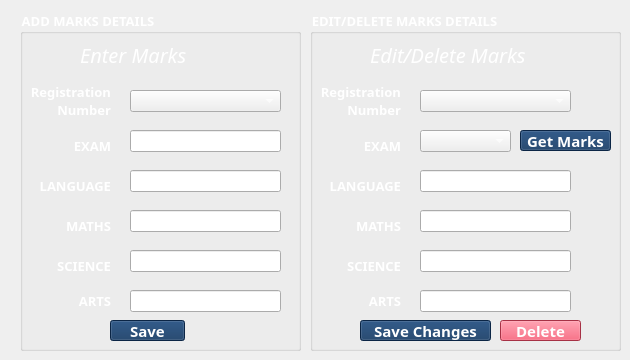
    <widget class="QWidget" name="tab_5">
     <attribute name="title">
      <string>Marks</string>
     </attribute>
     <widget class="QGroupBox" name="groupBox">
      <property name="geometry">
       <rect>
        <x>20</x>
        <y>10</y>
        <width>281</width>
        <height>341</height>
       </rect>
      </property>
      <property name="font">
       <font>
        <family>Poppins Black</family>
        <pointsize>10</pointsize>
        <bold>true</bold>
       </font>
      </property>
      <property name="styleSheet">
       <string notr="true">color: rgb(255, 255, 255);</string>
      </property>
      <property name="title">
       <string>ADD MARKS DETAILS</string>
      </property>
      <widget class="QLabel" name="label_31">
       <property name="geometry">
        <rect>
         <x>10</x>
         <y>20</y>
         <width>41</width>
         <height>41</height>
        </rect>
       </property>
       <property name="text">
        <string/>
       </property>
       <property name="pixmap">
        <pixmap>../src/exam.png</pixmap>
       </property>
       <property name="scaledContents">
        <bool>true</bool>
       </property>
      </widget>
      <widget class="QLabel" name="label_32">
       <property name="geometry">
        <rect>
         <x>60</x>
         <y>30</y>
         <width>201</width>
         <height>29</height>
        </rect>
       </property>
       <property name="font">
        <font>
         <family>Poppins</family>
         <pointsize>15</pointsize>
         <italic>true</italic>
         <bold>false</bold>
         <kerning>true</kerning>
        </font>
       </property>
       <property name="layoutDirection">
        <enum>Qt::LeftToRight</enum>
       </property>
       <property name="styleSheet">
        <string notr="true">color: rgb(255, 255, 255);</string>
       </property>
       <property name="text">
        <string>Enter Marks</string>
       </property>
       <property name="scaledContents">
        <bool>true</bool>
       </property>
       <property name="alignment">
        <set>Qt::AlignLeading|Qt::AlignLeft|Qt::AlignVCenter</set>
       </property>
      </widget>
      <widget class="QComboBox" name="comboBox_6">
       <property name="geometry">
        <rect>
         <x>110</x>
         <y>80</y>
         <width>151</width>
         <height>22</height>
        </rect>
       </property>
       <property name="font">
        <font>
         <family>Poppins SemiBold</family>
         <pointsize>10</pointsize>
        </font>
       </property>
       <property name="styleSheet">
        <string notr="true">color: rgb(255, 255, 255);
gridline-color: rgb(255, 255, 255);
selection-color: rgb(15, 52, 96);
border-color: rgb(255, 255, 255);</string>
       </property>
      </widget>
      <widget class="QLabel" name="label_33">
       <property name="geometry">
        <rect>
         <x>10</x>
         <y>60</y>
         <width>81</width>
         <height>61</height>
        </rect>
       </property>
       <property name="font">
        <font>
         <family>Poppins</family>
         <pointsize>10</pointsize>
         <italic>false</italic>
         <bold>true</bold>
         <kerning>true</kerning>
        </font>
       </property>
       <property name="layoutDirection">
        <enum>Qt::LeftToRight</enum>
       </property>
       <property name="styleSheet">
        <string notr="true">color: rgb(255, 255, 255);</string>
       </property>
       <property name="text">
        <string>Registration Number</string>
       </property>
       <property name="scaledContents">
        <bool>true</bool>
       </property>
       <property name="alignment">
        <set>Qt::AlignRight|Qt::AlignTrailing|Qt::AlignVCenter</set>
       </property>
       <property name="wordWrap">
        <bool>true</bool>
       </property>
      </widget>
      <widget class="QLabel" name="label_34">
       <property name="geometry">
        <rect>
         <x>50</x>
         <y>110</y>
         <width>41</width>
         <height>51</height>
        </rect>
       </property>
       <property name="font">
        <font>
         <family>Poppins</family>
         <pointsize>10</pointsize>
         <italic>false</italic>
         <bold>true</bold>
         <kerning>true</kerning>
        </font>
       </property>
       <property name="layoutDirection">
        <enum>Qt::LeftToRight</enum>
       </property>
       <property name="styleSheet">
        <string notr="true">color: rgb(255, 255, 255);</string>
       </property>
       <property name="text">
        <string>EXAM</string>
       </property>
       <property name="scaledContents">
        <bool>true</bool>
       </property>
       <property name="alignment">
        <set>Qt::AlignRight|Qt::AlignTrailing|Qt::AlignVCenter</set>
       </property>
      </widget>
      <widget class="QLineEdit" name="lineEdit_14">
       <property name="geometry">
        <rect>
         <x>110</x>
         <y>120</y>
         <width>151</width>
         <height>22</height>
        </rect>
       </property>
       <property name="font">
        <font>
         <family>Poppins Medium</family>
         <pointsize>10</pointsize>
        </font>
       </property>
       <property name="styleSheet">
        <string notr="true">color: rgb(255, 255, 255);</string>
       </property>
       <property name="text">
        <string/>
       </property>
      </widget>
      <widget class="QLineEdit" name="lineEdit_15">
       <property name="geometry">
        <rect>
         <x>110</x>
         <y>160</y>
         <width>151</width>
         <height>22</height>
        </rect>
       </property>
       <property name="font">
        <font>
         <family>Poppins Medium</family>
         <pointsize>10</pointsize>
        </font>
       </property>
       <property name="styleSheet">
        <string notr="true">color: rgb(255, 255, 255);</string>
       </property>
       <property name="text">
        <string/>
       </property>
      </widget>
      <widget class="QLabel" name="label_35">
       <property name="geometry">
        <rect>
         <x>10</x>
         <y>150</y>
         <width>81</width>
         <height>51</height>
        </rect>
       </property>
       <property name="font">
        <font>
         <family>Poppins</family>
         <pointsize>10</pointsize>
         <italic>false</italic>
         <bold>true</bold>
         <kerning>true</kerning>
        </font>
       </property>
       <property name="layoutDirection">
        <enum>Qt::LeftToRight</enum>
       </property>
       <property name="styleSheet">
        <string notr="true">color: rgb(255, 255, 255);</string>
       </property>
       <property name="text">
        <string>LANGUAGE</string>
       </property>
       <property name="scaledContents">
        <bool>true</bool>
       </property>
       <property name="alignment">
        <set>Qt::AlignRight|Qt::AlignTrailing|Qt::AlignVCenter</set>
       </property>
      </widget>
      <widget class="QLineEdit" name="lineEdit_16">
       <property name="geometry">
        <rect>
         <x>110</x>
         <y>200</y>
         <width>151</width>
         <height>22</height>
        </rect>
       </property>
       <property name="font">
        <font>
         <family>Poppins Medium</family>
         <pointsize>10</pointsize>
        </font>
       </property>
       <property name="styleSheet">
        <string notr="true">color: rgb(255, 255, 255);</string>
       </property>
       <property name="text">
        <string/>
       </property>
      </widget>
      <widget class="QLabel" name="label_36">
       <property name="geometry">
        <rect>
         <x>10</x>
         <y>190</y>
         <width>81</width>
         <height>51</height>
        </rect>
       </property>
       <property name="font">
        <font>
         <family>Poppins</family>
         <pointsize>10</pointsize>
         <italic>false</italic>
         <bold>true</bold>
         <kerning>true</kerning>
        </font>
       </property>
       <property name="layoutDirection">
        <enum>Qt::LeftToRight</enum>
       </property>
       <property name="styleSheet">
        <string notr="true">color: rgb(255, 255, 255);</string>
       </property>
       <property name="text">
        <string>MATHS</string>
       </property>
       <property name="scaledContents">
        <bool>true</bool>
       </property>
       <property name="alignment">
        <set>Qt::AlignRight|Qt::AlignTrailing|Qt::AlignVCenter</set>
       </property>
      </widget>
      <widget class="QLabel" name="label_37">
       <property name="geometry">
        <rect>
         <x>30</x>
         <y>230</y>
         <width>61</width>
         <height>51</height>
        </rect>
       </property>
       <property name="font">
        <font>
         <family>Poppins</family>
         <pointsize>10</pointsize>
         <italic>false</italic>
         <bold>true</bold>
         <kerning>true</kerning>
        </font>
       </property>
       <property name="layoutDirection">
        <enum>Qt::LeftToRight</enum>
       </property>
       <property name="styleSheet">
        <string notr="true">color: rgb(255, 255, 255);</string>
       </property>
       <property name="text">
        <string>SCIENCE</string>
       </property>
       <property name="scaledContents">
        <bool>true</bool>
       </property>
       <property name="alignment">
        <set>Qt::AlignRight|Qt::AlignTrailing|Qt::AlignVCenter</set>
       </property>
      </widget>
      <widget class="QLineEdit" name="lineEdit_17">
       <property name="geometry">
        <rect>
         <x>110</x>
         <y>240</y>
         <width>151</width>
         <height>22</height>
        </rect>
       </property>
       <property name="font">
        <font>
         <family>Poppins Medium</family>
         <pointsize>10</pointsize>
        </font>
       </property>
       <property name="styleSheet">
        <string notr="true">color: rgb(255, 255, 255);</string>
       </property>
       <property name="text">
        <string/>
       </property>
      </widget>
      <widget class="QLabel" name="label_38">
       <property name="geometry">
        <rect>
         <x>50</x>
         <y>270</y>
         <width>41</width>
         <height>41</height>
        </rect>
       </property>
       <property name="font">
        <font>
         <family>Poppins</family>
         <pointsize>10</pointsize>
         <italic>false</italic>
         <bold>true</bold>
         <kerning>true</kerning>
        </font>
       </property>
       <property name="layoutDirection">
        <enum>Qt::LeftToRight</enum>
       </property>
       <property name="styleSheet">
        <string notr="true">color: rgb(255, 255, 255);</string>
       </property>
       <property name="text">
        <string>ARTS</string>
       </property>
       <property name="scaledContents">
        <bool>true</bool>
       </property>
       <property name="alignment">
        <set>Qt::AlignRight|Qt::AlignTrailing|Qt::AlignVCenter</set>
       </property>
      </widget>
      <widget class="QLineEdit" name="lineEdit_18">
       <property name="geometry">
        <rect>
         <x>110</x>
         <y>280</y>
         <width>151</width>
         <height>22</height>
        </rect>
       </property>
       <property name="font">
        <font>
         <family>Poppins Medium</family>
         <pointsize>10</pointsize>
        </font>
       </property>
       <property name="styleSheet">
        <string notr="true">color: rgb(255, 255, 255);</string>
       </property>
       <property name="text">
        <string/>
       </property>
      </widget>
      <widget class="QPushButton" name="pushButton_5">
       <property name="geometry">
        <rect>
         <x>90</x>
         <y>310</y>
         <width>75</width>
         <height>21</height>
        </rect>
       </property>
       <property name="font">
        <font>
         <family>Poppins</family>
         <pointsize>11</pointsize>
         <bold>true</bold>
        </font>
       </property>
       <property name="styleSheet">
        <string notr="true">background-color: rgb(15, 52, 96);
color: rgb(255, 255, 255);</string>
       </property>
       <property name="text">
        <string>Save</string>
       </property>
      </widget>
     </widget>
     <widget class="QGroupBox" name="groupBox_2">
      <property name="geometry">
       <rect>
        <x>310</x>
        <y>10</y>
        <width>311</width>
        <height>341</height>
       </rect>
      </property>
      <property name="font">
       <font>
        <family>Poppins Black</family>
        <pointsize>10</pointsize>
        <bold>true</bold>
       </font>
      </property>
      <property name="styleSheet">
       <string notr="true">color: rgb(255, 255, 255);</string>
      </property>
      <property name="title">
       <string>EDIT/DELETE MARKS DETAILS</string>
      </property>
      <widget class="QLabel" name="label_39">
       <property name="geometry">
        <rect>
         <x>10</x>
         <y>20</y>
         <width>41</width>
         <height>41</height>
        </rect>
       </property>
       <property name="text">
        <string/>
       </property>
       <property name="pixmap">
        <pixmap>../src/marking.png</pixmap>
       </property>
       <property name="scaledContents">
        <bool>true</bool>
       </property>
      </widget>
      <widget class="QLabel" name="label_40">
       <property name="geometry">
        <rect>
         <x>60</x>
         <y>30</y>
         <width>201</width>
         <height>29</height>
        </rect>
       </property>
       <property name="font">
        <font>
         <family>Poppins</family>
         <pointsize>15</pointsize>
         <italic>true</italic>
         <bold>false</bold>
         <kerning>true</kerning>
        </font>
       </property>
       <property name="layoutDirection">
        <enum>Qt::LeftToRight</enum>
       </property>
       <property name="styleSheet">
        <string notr="true">color: rgb(255, 255, 255);</string>
       </property>
       <property name="text">
        <string>Edit/Delete Marks</string>
       </property>
       <property name="scaledContents">
        <bool>true</bool>
       </property>
       <property name="alignment">
        <set>Qt::AlignLeading|Qt::AlignLeft|Qt::AlignVCenter</set>
       </property>
      </widget>
      <widget class="QComboBox" name="comboBox_7">
       <property name="geometry">
        <rect>
         <x>110</x>
         <y>80</y>
         <width>151</width>
         <height>22</height>
        </rect>
       </property>
       <property name="font">
        <font>
         <family>Poppins SemiBold</family>
         <pointsize>10</pointsize>
        </font>
       </property>
       <property name="styleSheet">
        <string notr="true">color: rgb(255, 255, 255);
gridline-color: rgb(255, 255, 255);
selection-color: rgb(15, 52, 96);
border-color: rgb(255, 255, 255);</string>
       </property>
      </widget>
      <widget class="QLabel" name="label_41">
       <property name="geometry">
        <rect>
         <x>10</x>
         <y>60</y>
         <width>81</width>
         <height>61</height>
        </rect>
       </property>
       <property name="font">
        <font>
         <family>Poppins</family>
         <pointsize>10</pointsize>
         <italic>false</italic>
         <bold>true</bold>
         <kerning>true</kerning>
        </font>
       </property>
       <property name="layoutDirection">
        <enum>Qt::LeftToRight</enum>
       </property>
       <property name="styleSheet">
        <string notr="true">color: rgb(255, 255, 255);</string>
       </property>
       <property name="text">
        <string>Registration Number</string>
       </property>
       <property name="scaledContents">
        <bool>true</bool>
       </property>
       <property name="alignment">
        <set>Qt::AlignRight|Qt::AlignTrailing|Qt::AlignVCenter</set>
       </property>
       <property name="wordWrap">
        <bool>true</bool>
       </property>
      </widget>
      <widget class="QLabel" name="label_42">
       <property name="geometry">
        <rect>
         <x>50</x>
         <y>110</y>
         <width>41</width>
         <height>51</height>
        </rect>
       </property>
       <property name="font">
        <font>
         <family>Poppins</family>
         <pointsize>10</pointsize>
         <italic>false</italic>
         <bold>true</bold>
         <kerning>true</kerning>
        </font>
       </property>
       <property name="layoutDirection">
        <enum>Qt::LeftToRight</enum>
       </property>
       <property name="styleSheet">
        <string notr="true">color: rgb(255, 255, 255);</string>
       </property>
       <property name="text">
        <string>EXAM</string>
       </property>
       <property name="scaledContents">
        <bool>true</bool>
       </property>
       <property name="alignment">
        <set>Qt::AlignRight|Qt::AlignTrailing|Qt::AlignVCenter</set>
       </property>
      </widget>
      <widget class="QLineEdit" name="lineEdit_20">
       <property name="geometry">
        <rect>
         <x>110</x>
         <y>160</y>
         <width>151</width>
         <height>22</height>
        </rect>
       </property>
       <property name="font">
        <font>
         <family>Poppins Medium</family>
         <pointsize>10</pointsize>
        </font>
       </property>
       <property name="styleSheet">
        <string notr="true">color: rgb(255, 255, 255);</string>
       </property>
       <property name="text">
        <string/>
       </property>
      </widget>
      <widget class="QLabel" name="label_43">
       <property name="geometry">
        <rect>
         <x>10</x>
         <y>150</y>
         <width>81</width>
         <height>51</height>
        </rect>
       </property>
       <property name="font">
        <font>
         <family>Poppins</family>
         <pointsize>10</pointsize>
         <italic>false</italic>
         <bold>true</bold>
         <kerning>true</kerning>
        </font>
       </property>
       <property name="layoutDirection">
        <enum>Qt::LeftToRight</enum>
       </property>
       <property name="styleSheet">
        <string notr="true">color: rgb(255, 255, 255);</string>
       </property>
       <property name="text">
        <string>LANGUAGE</string>
       </property>
       <property name="scaledContents">
        <bool>true</bool>
       </property>
       <property name="alignment">
        <set>Qt::AlignRight|Qt::AlignTrailing|Qt::AlignVCenter</set>
       </property>
      </widget>
      <widget class="QLineEdit" name="lineEdit_21">
       <property name="geometry">
        <rect>
         <x>110</x>
         <y>200</y>
         <width>151</width>
         <height>22</height>
        </rect>
       </property>
       <property name="font">
        <font>
         <family>Poppins Medium</family>
         <pointsize>10</pointsize>
        </font>
       </property>
       <property name="styleSheet">
        <string notr="true">color: rgb(255, 255, 255);</string>
       </property>
       <property name="text">
        <string/>
       </property>
      </widget>
      <widget class="QLabel" name="label_44">
       <property name="geometry">
        <rect>
         <x>10</x>
         <y>190</y>
         <width>81</width>
         <height>51</height>
        </rect>
       </property>
       <property name="font">
        <font>
         <family>Poppins</family>
         <pointsize>10</pointsize>
         <italic>false</italic>
         <bold>true</bold>
         <kerning>true</kerning>
        </font>
       </property>
       <property name="layoutDirection">
        <enum>Qt::LeftToRight</enum>
       </property>
       <property name="styleSheet">
        <string notr="true">color: rgb(255, 255, 255);</string>
       </property>
       <property name="text">
        <string>MATHS</string>
       </property>
       <property name="scaledContents">
        <bool>true</bool>
       </property>
       <property name="alignment">
        <set>Qt::AlignRight|Qt::AlignTrailing|Qt::AlignVCenter</set>
       </property>
      </widget>
      <widget class="QLabel" name="label_45">
       <property name="geometry">
        <rect>
         <x>30</x>
         <y>230</y>
         <width>61</width>
         <height>51</height>
        </rect>
       </property>
       <property name="font">
        <font>
         <family>Poppins</family>
         <pointsize>10</pointsize>
         <italic>false</italic>
         <bold>true</bold>
         <kerning>true</kerning>
        </font>
       </property>
       <property name="layoutDirection">
        <enum>Qt::LeftToRight</enum>
       </property>
       <property name="styleSheet">
        <string notr="true">color: rgb(255, 255, 255);</string>
       </property>
       <property name="text">
        <string>SCIENCE</string>
       </property>
       <property name="scaledContents">
        <bool>true</bool>
       </property>
       <property name="alignment">
        <set>Qt::AlignRight|Qt::AlignTrailing|Qt::AlignVCenter</set>
       </property>
      </widget>
      <widget class="QLineEdit" name="lineEdit_22">
       <property name="geometry">
        <rect>
         <x>110</x>
         <y>240</y>
         <width>151</width>
         <height>22</height>
        </rect>
       </property>
       <property name="font">
        <font>
         <family>Poppins Medium</family>
         <pointsize>10</pointsize>
        </font>
       </property>
       <property name="styleSheet">
        <string notr="true">color: rgb(255, 255, 255);</string>
       </property>
       <property name="text">
        <string/>
       </property>
      </widget>
      <widget class="QLabel" name="label_46">
       <property name="geometry">
        <rect>
         <x>50</x>
         <y>270</y>
         <width>41</width>
         <height>41</height>
        </rect>
       </property>
       <property name="font">
        <font>
         <family>Poppins</family>
         <pointsize>10</pointsize>
         <italic>false</italic>
         <bold>true</bold>
         <kerning>true</kerning>
        </font>
       </property>
       <property name="layoutDirection">
        <enum>Qt::LeftToRight</enum>
       </property>
       <property name="styleSheet">
        <string notr="true">color: rgb(255, 255, 255);</string>
       </property>
       <property name="text">
        <string>ARTS</string>
       </property>
       <property name="scaledContents">
        <bool>true</bool>
       </property>
       <property name="alignment">
        <set>Qt::AlignRight|Qt::AlignTrailing|Qt::AlignVCenter</set>
       </property>
      </widget>
      <widget class="QLineEdit" name="lineEdit_23">
       <property name="geometry">
        <rect>
         <x>110</x>
         <y>280</y>
         <width>151</width>
         <height>22</height>
        </rect>
       </property>
       <property name="font">
        <font>
         <family>Poppins Medium</family>
         <pointsize>10</pointsize>
        </font>
       </property>
       <property name="styleSheet">
        <string notr="true">color: rgb(255, 255, 255);</string>
       </property>
       <property name="text">
        <string/>
       </property>
      </widget>
      <widget class="QPushButton" name="pushButton_6">
       <property name="geometry">
        <rect>
         <x>50</x>
         <y>310</y>
         <width>131</width>
         <height>21</height>
        </rect>
       </property>
       <property name="font">
        <font>
         <family>Poppins</family>
         <pointsize>11</pointsize>
         <bold>true</bold>
        </font>
       </property>
       <property name="styleSheet">
        <string notr="true">background-color: rgb(15, 52, 96);
color: rgb(255, 255, 255);</string>
       </property>
       <property name="text">
        <string>Save Changes</string>
       </property>
      </widget>
      <widget class="QComboBox" name="comboBox_8">
       <property name="geometry">
        <rect>
         <x>110</x>
         <y>120</y>
         <width>91</width>
         <height>22</height>
        </rect>
       </property>
       <property name="font">
        <font>
         <family>Poppins SemiBold</family>
         <pointsize>10</pointsize>
        </font>
       </property>
       <property name="styleSheet">
        <string notr="true">color: rgb(255, 255, 255);
gridline-color: rgb(255, 255, 255);
selection-color: rgb(15, 52, 96);
border-color: rgb(255, 255, 255);</string>
       </property>
      </widget>
      <widget class="QPushButton" name="pushButton_7">
       <property name="geometry">
        <rect>
         <x>210</x>
         <y>120</y>
         <width>91</width>
         <height>21</height>
        </rect>
       </property>
       <property name="font">
        <font>
         <family>Poppins</family>
         <pointsize>11</pointsize>
         <bold>true</bold>
        </font>
       </property>
       <property name="styleSheet">
        <string notr="true">background-color: rgb(15, 52, 96);
color: rgb(255, 255, 255);</string>
       </property>
       <property name="text">
        <string>Get Marks</string>
       </property>
      </widget>
      <widget class="QPushButton" name="pushButton_8">
       <property name="geometry">
        <rect>
         <x>190</x>
         <y>310</y>
         <width>81</width>
         <height>21</height>
        </rect>
       </property>
       <property name="font">
        <font>
         <family>Poppins</family>
         <pointsize>11</pointsize>
         <bold>true</bold>
        </font>
       </property>
       <property name="styleSheet">
        <string notr="true">background-color: rgb(233, 69, 96);
color: rgb(255, 255, 255);</string>
       </property>
       <property name="text">
        <string>Delete</string>
       </property>
      </widget>
     </widget>
    </widget>
